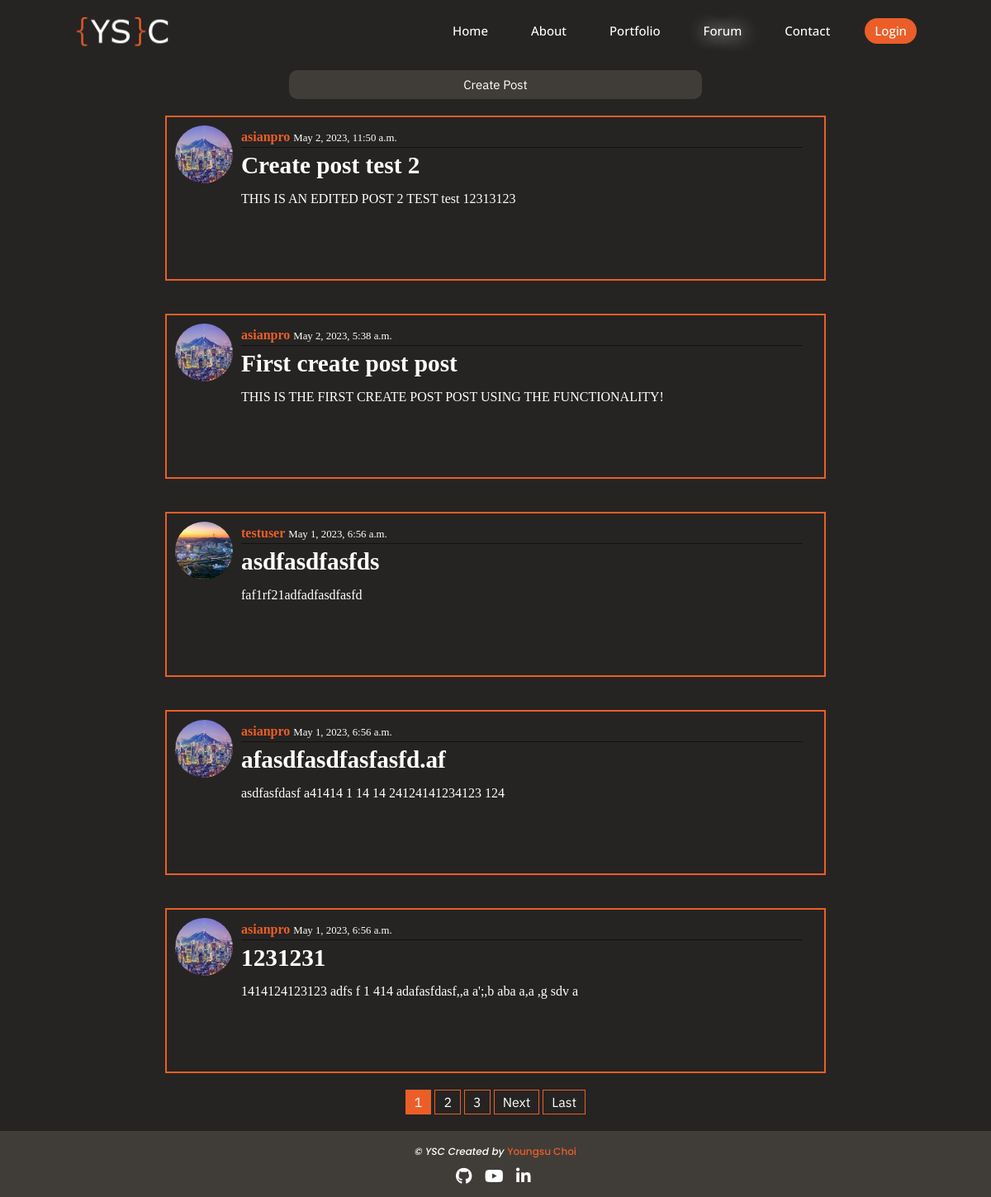
The app's page /forum/ with its own data.
### forum/models.py (models this page shows, shortened)
class Post(models.Model):
    title = models.CharField(max_length=100)
    content = models.TextField()
    date_posted = models.DateTimeField(default=timezone.now)
    author = models.ForeignKey(User, on_delete=models.CASCADE)

### users/models.py (models this page shows, shortened)
class Profile(models.Model):
    user = models.OneToOneField(User, on_delete=models.CASCADE)
    image = models.ImageField(default='default.jpg', upload_to='profile_pics')
    bio = models.CharField(max_length=200, default="")
    alias = models.CharField(max_length=50, default="")
    location = models.CharField(max_length=50, default="")

### forum/views.py (the view)
# urls.py: path('', views.PostListView.as_view(), name='forum'),
class PostListView(ListView):
    model = Post
    template_name = 'forum/forum.html'
    context_object_name = 'posts'
    ordering = ['-date_posted']
    paginate_by = 5

### forum/templates/forum/forum.html (shortened to what this page needs)
{% extends "home/base.html" %}
{% load static %}
{% block navlinks %}
    <a href="{% url 'home' %}" class="nav-link nav-link-font">home</a>
    <a href="{% url 'about' %}" class="nav-link nav-link-font">about</a>
    <a href="portfolio.html" class="nav-link nav-link-font">portfolio</a>
    <a href="{% url 'forum' %}" class="nav-link nav-link-font"><span>forum</span></a>
    <a href="{% url 'contact' %}" class="nav-link nav-link-font">contact</a>
{% endblock navlinks %}
{% block content %}
    <link rel="stylesheet" href="{% static 'home/about.css' %}" />
    <section class="forum-section">
        <a href="{% url 'create_post' %}">
            <button class="register-btn smaller-btn">Create Post</button>
        </a>
        {% for post in posts %}
            <div class="post-container">
                <div class="author-image">
                    <img src="{{ post.author.profile.image.url }}" alt="author-image">
                </div>
                <div class="post-content">
                    <div class="info">
                        <a href="{% url 'profile' post.author.id %}" class="post-author">{{ post.author }}</a>
                        <small class="post-date">{{ post.date_posted }}</small>
                    </div>
                    <div class="title">
                        <a href="{% url 'show_post' post.id %}"><h3>{{ post.title }}</h3></a>
                    </div>
                    <div class="content">
                        <div>{{ post.content|truncatechars_html:100 }}</div>
                    </div>
                </div>
            </div>
        {% endfor %}
        <div class="pagination">
            {% if is_paginated %}
                {% for num in page_obj.paginator.page_range %}
                    {% if page_obj.number == num %}
                        <a href="?page={{ num }}"><button class="pagination-button current-page">{{ num }}</button></a>
                    {% elif num > page_obj.number|add:'-3' and num < page_obj.number|add:'3' %}
                        <a href="?page={{ num }}"><button class="pagination-button">{{ num }}</button></a>
                    {% endif %}
                {% endfor %}
                {% if page_obj.has_next %}
                    <a href="?page={{ page_obj.next_page_number }}"> <button class="pagination-button">Next</button> </a>
                    <a href="?page={{ page_obj.paginator.num_pages }}"><button class="pagination-button">Last</button></a>
                {% endif %}
            {% endif %}
        </div>
    </section>
{% endblock content %}

### home/static/home/main.css (style rules this page uses)
* { box-sizing:border-box; -ms-overflow-style: none; scrollbar-width: none; }
:root { --font-ibm: 'IBM Plex Sans', sans-serif; --font-arvo: 'Arvo', serif; --font-lato: 'Lato', sans-serif; --font-poppins: 'Poppins', sans-serif; --font-open-sans : 'Open Sans', sans-serif; --font-montserrat : 'Montserrat', sans-serif; --font-roboto: 'Roboto', sans-serif; --font-schibsted-grotesk: 'Schibsted Grotesk', sans-serif; --font-nanum-myeonjo: 'Nanum Myeongjo', serif; --white: white; --black: black; --nav-link-color: black; --picton-blue: #00A7E1; --rich-black: #00171F; --prussian-blue: #003459; --cerulean: #007EA7; --Cream: #FFFCF2; --background-grey: #e5e5e5; --Light-Grey: #CCC5B9; --Dark-Grey: #403D39; --Orange: #EB5E28; --light-black: #252422; --max-width: 1350px; --underline-intrinsic-width: 8; --underline-width: 12; --underline-color: #EB5E28; --underline-cap-width: 4px; --underline-offset-y: -2px; --underline-padding-x: 0.12em; --swiper-theme-color: white !important; }
.nav-link-font { font-family: var(--font-open-sans); color: white; font-size: 15px; font-weight: 500; cursor: pointer; transition: all 0.3s; text-decoration: none; text-transform: capitalize; }
.nav-link { margin-right: 2rem; padding: 0 10px; position: relative; }
.nav-link span { text-shadow:1px 1px 25px #fff, 1px 1px 20px #ccc; }
.nav-link:before, .nav-link:after { content:""; position: absolute; height: 3px; background-color: white; transition: 0.3s; width: 0%; }
.nav-link:after { bottom: -10px; left: 0; }
.nav-link:before { top: -10px; right: 0; }
.register-btn { width: 500px; height: 35px; margin-top: 10px; border-radius: 10px; background-color: var(--Dark-Grey); color: white; font-family: var(--font-ibm); cursor: pointer; font-size: 15px; transition: 0.7s; border: none; }
.pagination { margin-bottom: 20px; }
.pagination-button { background-color: var(--light-black); border: 1px solid var(--Orange); color: white; padding: 5px 10px; font-family: var(--font-ibm); transition: 0.2s; }
.current-page { background-color: var(--Orange); }
.forum-section { display: flex; flex-direction: column; align-items: center; min-height: calc(100vh - 155px); }
.post-container { color: white; background: var(--light-black); width: 800px; height: 200px; display: grid; grid-template-columns: 90px 680px; margin-top: 20px; margin-bottom: 20px; border: 2px solid var(--Orange); }
.author-image img { height: 70px; width: 70px; border-radius: 50%; margin-left: 10px; margin-top: 10px; }
.info { margin-top: 15px; border-bottom: 1px solid rgba(0, 0, 0, 0.5); padding-bottom: 3px; }
.post-author { text-decoration: none; color: var(--Orange); font-weight: bold; transition: 0.3s; }
.title { margin-top: -25px; font-size: 25px; }
.title a { text-decoration: none; color: white; transition: 0.2s; }
.content { margin-top: -15px; max-height: 50px; }

### records on screen
Post: author.profile.image (picture), author "asianpro", date_posted "May 2, 2023, 11:50 a.m.", title "Create post test 2", content "THIS IS AN EDITED POST 2 TEST test 12313123"
Post: author.profile.image (picture), author "asianpro", date_posted "May 2, 2023, 5:38 a.m.", title "First create post post", content "THIS IS THE FIRST CREATE POST POST USING THE FUNCTIONALITY!"
Post: author.profile.image (picture), author "testuser", date_posted "May 1, 2023, 6:56 a.m.", title "asdfasdfasfds", content "faf1rf21adfadfasdfasfd"
Post: author.profile.image (picture), author "asianpro", date_posted "May 1, 2023, 6:56 a.m.", title "afasdfasdfasfasfd.af", content "asdfasfdasf a41414 1 14 14 24124141234123 124"
Post: author.profile.image (picture), author "asianpro", date_posted "May 1, 2023, 6:56 a.m.", title "1231231", content "1414124123123 adfs f 1 414 adafasfdasf,,a a';,b aba a,a ,g sdv a"

### other values on screen
{{ num }} "1"
{{ num }} "2" "3"
